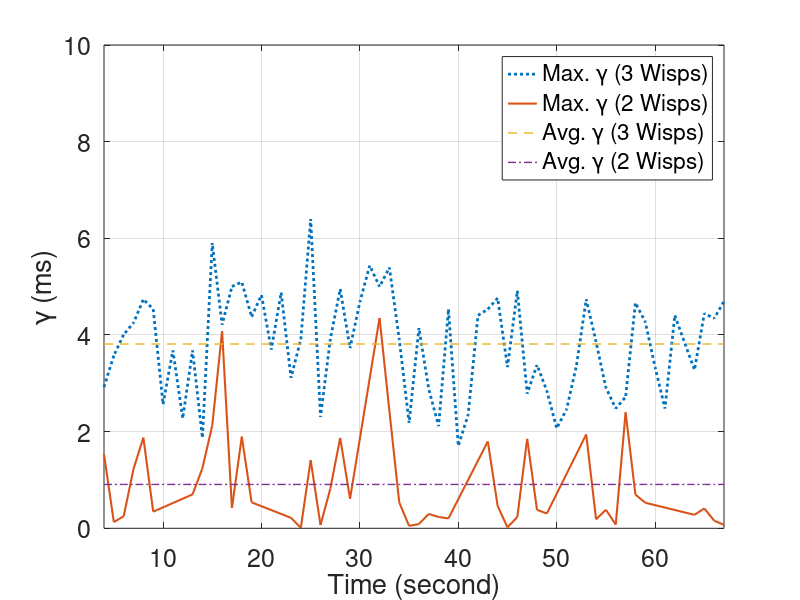

MATLAB code to generate this figure:
function simulations
    clear all;
    close all;
    
    [x_all y_all x_2 y_2]= calculate_sync_error();
    
    hFig = figure('DefaultAxesFontSize',18);
    plot(x_all,y_all,':','DisplayName','Max. \gamma (3 Wisps)','LineWidth',2);
    hold on 
    plot(x_2,y_2,'DisplayName','Max. \gamma (2 Wisps)','LineWidth',1.5);
    hold on 
    plot(x_all,repmat(mean(y_all),numel(x_all),1),'--','DisplayName','Avg. \gamma (3 Wisps)','LineWidth',1);
    hold on
    plot(x_2,repmat(mean(y_2),numel(x_2),1),'-.','DisplayName','Avg. \gamma (2 Wisps)','LineWidth',1);
    xlabel('Time (second)')
    ylabel('\gamma (ms)')
    %set(gca,'YTick',[1:10]);
    grid on
    legend('show')
    set(hFig, 'Position', [0 0 600 300])
    ylim([0 10])
    xlim([4 max(x_all)])
    
    print(hFig,'multiwisp-experiments','-depsc2')
end

function [x1 y1 x2 y2] = calculate_sync_error()
    % Open the comma seperated data file - [Timestamp Ch1 Ch2 Ch3]
    fileID = fopen('testbed data/3w.csv');
    file = textscan(fileID,'%f %d %d %d', 'Delimiter', ',');
    fclose(fileID);

    timestamps = 1000.0*cell2mat(file(1,1)); % in ms
    wisp1 = cell2mat(file(1,2));
    wisp2 = cell2mat(file(1,3));
    wisp3 = cell2mat(file(1,4));

    % reset on and off times
    starts = zeros(3,1);
    ends =  zeros(3,1);

    x1 = [];
    y1 = [];
    
    x2 = [];
    y2 = [];

    for i = 1:size(timestamps)
        
        

        % save on and off times of the ports
        if(starts(1) == 0 && wisp1(i) == 1)
            starts(1) = timestamps(i);
        elseif (starts(1) > 0 && ends(1) == 0 && wisp1(i) == 0)
            ends(1) = timestamps(i);
        end

        if(starts(2) == 0 && wisp2(i) == 1)
            starts(2) = timestamps(i);
        elseif (starts(2) > 0 && ends(2) == 0 && wisp2(i) == 0)
            ends(2) = timestamps(i);
        end

         if(starts(3) == 0 && wisp3(i) == 1)
             starts(3) = timestamps(i);
         elseif (starts(3) > 0 && ends(3) == 0 && wisp3(i) == 0)
             ends(3) = timestamps(i);
         end


        % the point where all channels are 0
        if(wisp1(i) == 0 && wisp2(i)==0 && wisp3(i)==0)
            
            % always consider th 3rd unsynchronized wisp
            if(starts(3) ~=0 && ends(3)~=0)
                starts_all = starts(starts>0);
                ends_all = ends(ends>0);

                start_diff = max(max(abs(bsxfun(@minus,starts_all,starts_all.'))));
                end_diff = max(max(abs(bsxfun(@minus,ends_all,ends_all.'))));
                max_error = max(start_diff,end_diff);
                max_error = end_diff;

                if(numel(starts)>=2 && ~isempty(max_error))
                        x1 = [x1 round(timestamps(i)/1000)];
                        y1 = [y1 max_error];
                end
            end
            
           
            
            if(starts(1) ~=0 && ends(1)~=0 && starts(2) ~=0 && ends(2)~=0)
                % remove the last wisp 3
                starts = starts(1:end-1);
                ends = ends(1:end-1);

                starts_2 = starts(starts>0);
                ends_2 = ends(ends>0);

                start_diff = max(max(abs(bsxfun(@minus,starts_2,starts_2.'))));
                end_diff = max(max(abs(bsxfun(@minus,ends_2,ends_2.'))));
                max_error = max(start_diff,end_diff);
                max_error = end_diff;
                
                if(max_error<1)
                    max_error
                    i
                end
                

                if(numel(starts_2) >= 2 && ~isempty(max_error))
                        x2 = [x2 round(timestamps(i)/1000)];
                        y2 = [y2 max_error];
                end
            end
            
            

            % reset start and end times
            starts = zeros(3,1);
            ends =  zeros(3,1);
        end    
    end

end


